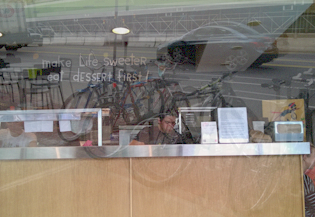
#> input picture test_images/prova00.png, 316 x 218 px
$ jupyter execute Estimate_dk.ipynb   (older library calls are emulated)
#> lines starting #> are read from the running program, lines starting #| are printed output that depends on the picture
[cell 1]
import cv2
import matplotlib.pyplot as plt
import numpy as np
import math
import time
import cmath
from cmath import pi, exp
from scipy import signal
import json

[cell 2]
img = cv2.imread('./test_images/prova00.png',0)
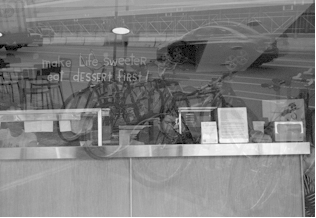
#> img: shape (218, 316); min 0, max 255, mean 127.9

[cell 3]
laplacian = cv2.Laplacian(img,cv2.CV_64F)
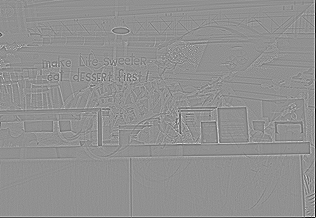
#> laplacian: shape (218, 316) float64; min -432, max 327, mean -1; drawn with min black and max white

[cell 4]
plt.imshow(laplacian,cmap='gray')

[cell 5]
corr = signal.correlate2d(laplacian, laplacian, boundary='symm', mode='same')
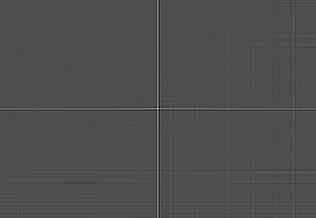
#> corr: shape (218, 316) float64; min -42234942, max 95484804, mean 98150.4; drawn with min black and max white

[cell 6]
plt.imshow(corr,cmap='gray')
print(corr.shape)
#| (218, 316)

[cell 7]
#function to detect dk

def maxima(im,k, thresh = 4):

#> called with k = 5, thresh = 4
    ht,wd = im.shape
#> ht = 218; wd = 316
    ori_h = ht // 2
#> ori_h = 109
    ori_w = wd // 2
#> ori_w = 158
    maxx = {}

    for i in range(ht-k+1):
        for j in range(wd-k+1):

            #center pixel
            cell_i = i+k//2
            cell_j = j+k//2

            #if pixel in the vicinity of origin, ignore
            if abs(cell_i-ori_h) <=4 and abs(cell_j-ori_w) <=4:
                continue

            flat = im[i:i+k, j:j+k].flatten()
            flat.sort()

            #if the first and second maxima differ <= thresh, ignore
            if abs(flat[-1]-flat[-2]) <=thresh :
                continue

            else:
                maxx[flat[-1]] = (cell_i,cell_j)
#> after the loop, maxx = 6990 items

    return sorted(maxx.items())

[cell 8]
res = maxima(corr, 5)
#> res = 6990 items

[cell 9]
print("probable values of dk :")
print(res[-1][1])
#| (104, 159)
print(res[-2][1])
#| (102, 159)

[cell 10]
corr.shape[0]//2 +1 - res[-1][1][0]
#> Out = 6

[cell 11]
corr.shape[1]//2 +1
#> Out = 159

[cell 12]
corr.shape
#> Out = (218, 316)
